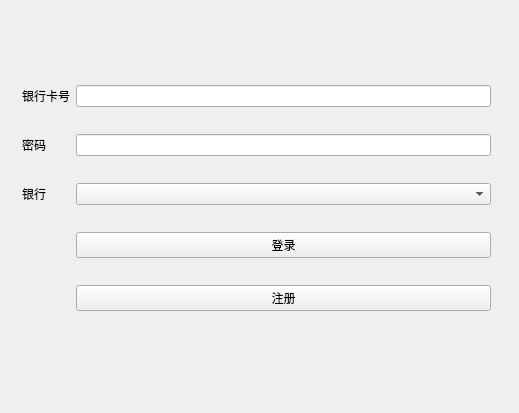
<?xml version="1.0" encoding="UTF-8"?>
<ui version="4.0">
 <class>MainWindow</class>
 <widget class="QMainWindow" name="MainWindow">
  <property name="geometry">
   <rect>
    <x>0</x>
    <y>0</y>
    <width>519</width>
    <height>413</height>
   </rect>
  </property>
  <property name="windowTitle">
   <string>MainWindow</string>
  </property>
  <widget class="QWidget" name="centralWidget">
   <widget class="QWidget" name="layoutWidget">
    <property name="geometry">
     <rect>
      <x>11</x>
      <y>53</y>
      <width>491</width>
      <height>291</height>
     </rect>
    </property>
    <layout class="QGridLayout" name="gridLayout">
     <item row="0" column="0">
      <widget class="QLabel" name="card_id">
       <property name="text">
        <string>银行卡号</string>
       </property>
      </widget>
     </item>
     <item row="0" column="1">
      <widget class="QLineEdit" name="card_id_input"/>
     </item>
     <item row="1" column="0">
      <widget class="QLabel" name="passwd">
       <property name="text">
        <string>密码</string>
       </property>
      </widget>
     </item>
     <item row="1" column="1">
      <widget class="QLineEdit" name="passwd_input"/>
     </item>
     <item row="2" column="0">
      <widget class="QLabel" name="bank">
       <property name="text">
        <string>银行</string>
       </property>
      </widget>
     </item>
     <item row="2" column="1">
      <widget class="QComboBox" name="bank_input"/>
     </item>
     <item row="3" column="1">
      <widget class="QPushButton" name="LoginBtn">
       <property name="text">
        <string>登录</string>
       </property>
      </widget>
     </item>
     <item row="4" column="1">
      <widget class="QPushButton" name="RegisterBtn">
       <property name="text">
        <string>注册</string>
       </property>
      </widget>
     </item>
    </layout>
   </widget>
  </widget>
 </widget>
 <layoutdefault spacing="6" margin="11"/>
 <resources/>
 <connections/>
</ui>
